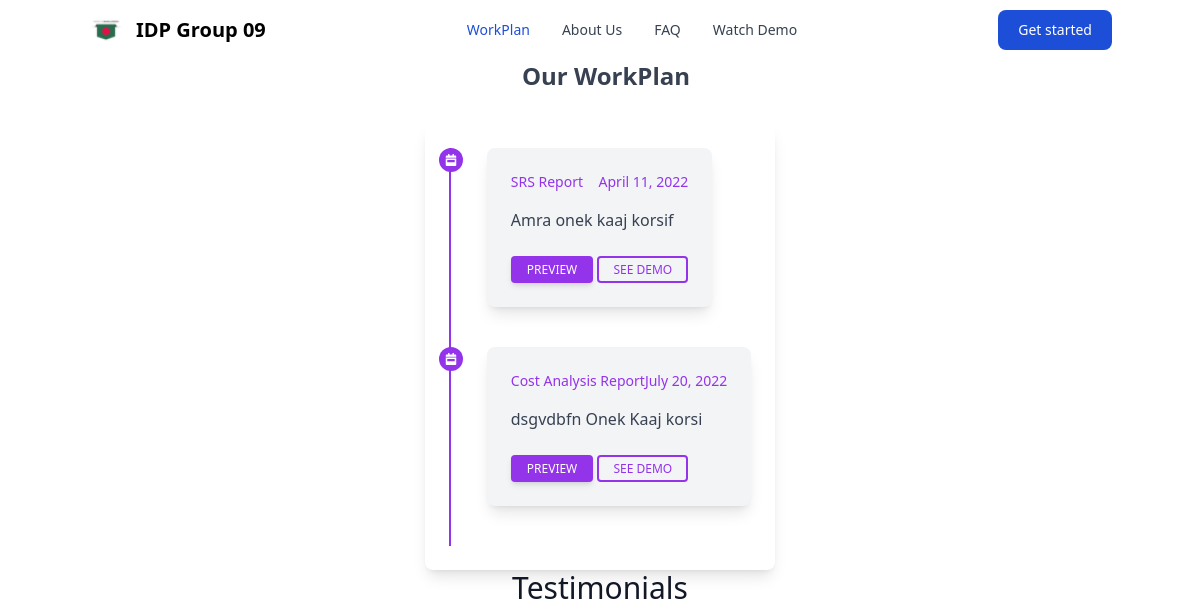
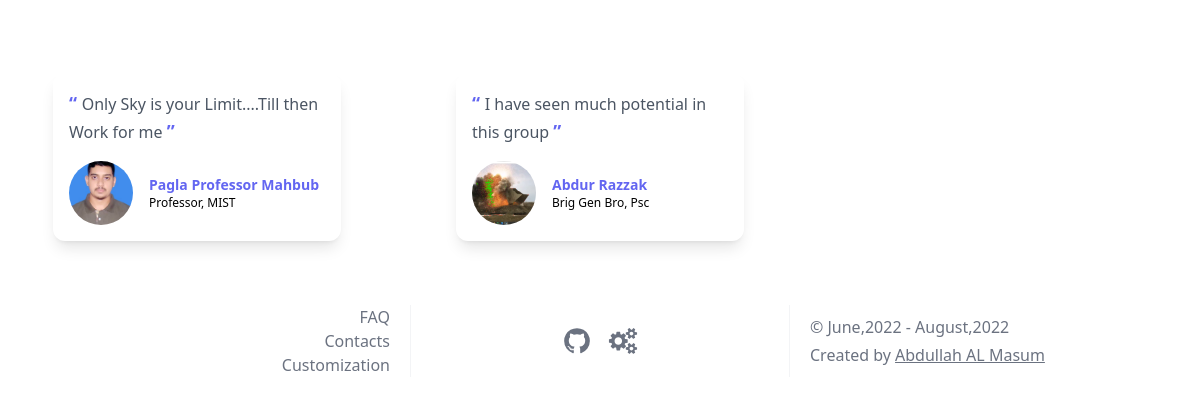
The app's page /workplan/, older data (2 pictures, top to bottom).
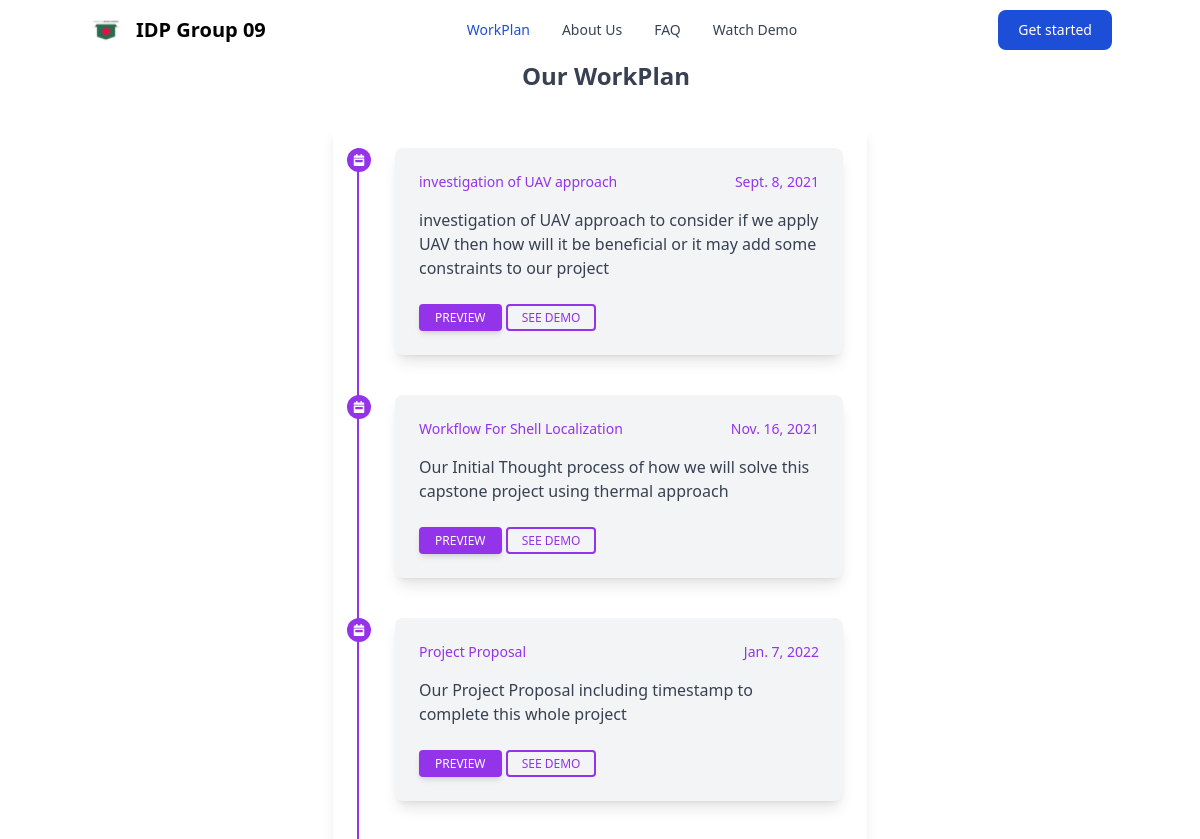
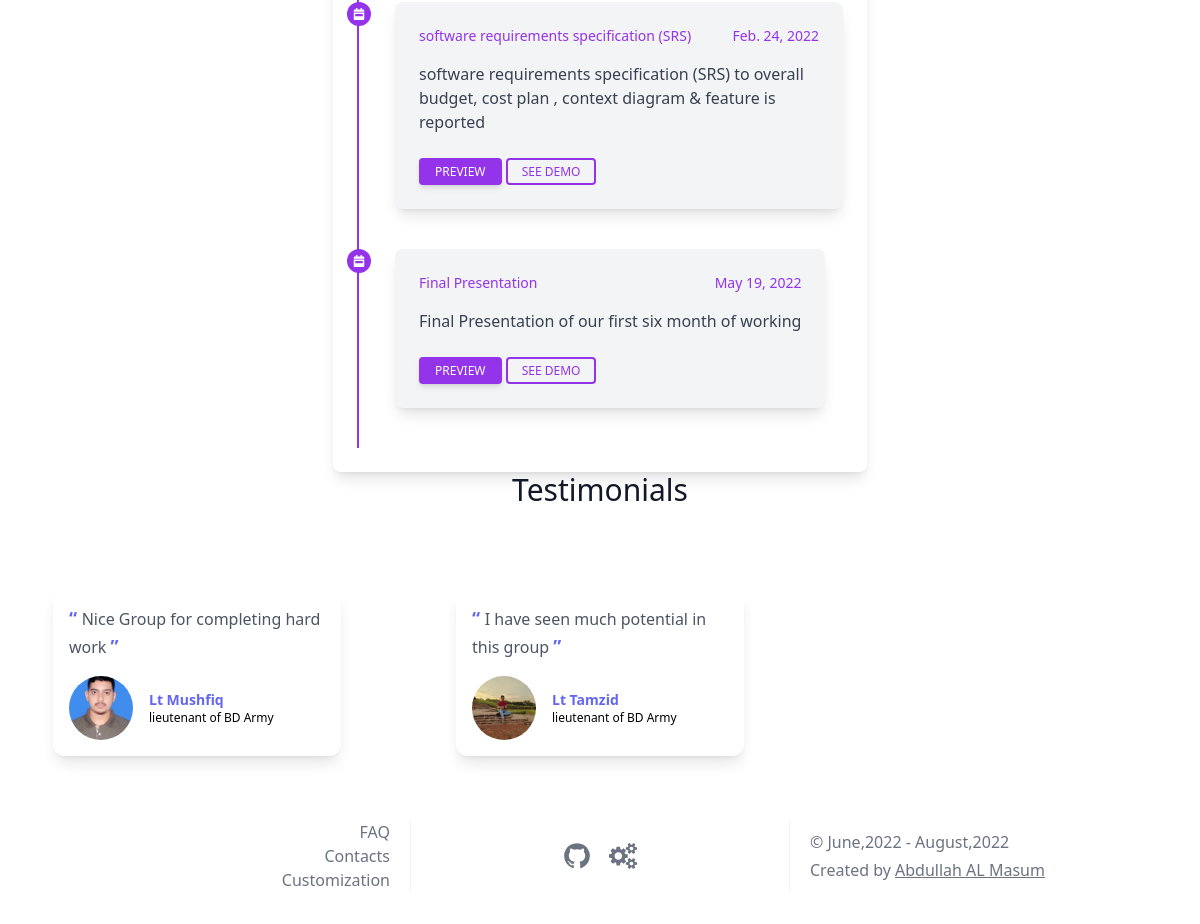
The same page, newer data (2 pictures, top to bottom).
### Capstone_App/models.py (models this page shows, shortened)
class WorkPlan(models.Model):
    workplan_title = models.CharField(max_length=MAX_LENGTH, verbose_name="Workplan Title", blank=True, null=True)
    workplan_sheduled = models.DateField(verbose_name='Scheduled At', blank=True, null=True)
    workplan_summary = models.TextField(max_length=MAX_LENGTH, verbose_name="Workplan Summary", blank=True, null=True)
    workplan_link = models.URLField(max_length=MAX_LENGTH, verbose_name="WorkPlan Link", blank=True, null=True)
    class Meta:
        verbose_name = 'Work-Plans'
        verbose_name_plural = 'Work-Plans'
        db_table = 'workplan'

class Testimonial(models.Model):
    person = models.CharField(max_length=MAX_LENGTH, verbose_name="Person", blank=True, null=True)
    designation = models.CharField(max_length=MAX_LENGTH, verbose_name="Designation", blank=True, null=True)
    testimonial = models.CharField(max_length=MAX_LENGTH, verbose_name="Testimonial", blank=True, null=True)
    person_link = models.URLField(max_length=MAX_LENGTH, verbose_name="Person's Link", blank=True, null=True)
    person_pic = models.ImageField(upload_to='testimonials/%Y/%m/%d/', blank=True, null=True,
                                   verbose_name="Person's Picture")
    def image_tag(self):
        return mark_safe("<img src='./media/%s' />" % (self.person_pic))
    image_tag.allow_tags = True
    class Meta:
        verbose_name = 'Testimonials'
        verbose_name_plural = 'Testimonials'
        db_table = 'testimonial'

### Capstone_App/views.py (the view)
# urls.py: path('workplan/', views.workplan_section, name='work_plan'),
def workplan_section(request):
    context = {
    }
    return render(request, 'workPlan.html', context=context)

### Capstone_App/context_processors.py (called while the page is built)
def add_variable_to_context(request):
    projectInfo = "Capstone Project"
    teamMembers = Team_Section.objects.all()
    testimonials = Testimonial.objects.all()
    workplans = WorkPlan.objects.all()
    frequent_faq = FAQ_Section.objects.all()
    everyWhere = {
        'projectInfo': projectInfo,
        'team_members': teamMembers,
        'given_testimonials': testimonials,
        'implemented_workplans': workplans,
        'faq_section': frequent_faq,
    }
    return everyWhere

### templates/workPlan.html (shortened to what this page needs)
{% extends 'base.html' %}
{% load static %}
{% block head_css_site %}
    <link rel="stylesheet" href="https://cdn.jsdelivr.net/npm/tw-elements/dist/css/index.min.css"/>
{% endblock head_css_site %}
{% block main_content %}
    <div class="justify-center grid place-items-center">
        <h3 class="text-2xl text-gray-700 font-bold mb-8 ml-3">Our WorkPlan</h3>
        {% if implemented_workplans %}
            <div class="block p-6 rounded-lg shadow-lg bg-white max-w-full flex">
                <ol class="border-l-2 border-purple-600">
                    {% for workplan in implemented_workplans %}
                        <li>
                            <div class="md:flex flex-start">
                                <div class="bg-purple-600 w-6 h-6 flex items-center justify-center rounded-full -ml-3">
                                </div>
                                <div class="block p-6 rounded-lg shadow-lg bg-gray-100 max-w-md ml-6 mb-10">
                                    <div class="flex justify-between mb-4">
                                        <a href="{{ workplan.workplan_link }}" target="_blank"
                                           class="font-medium text-purple-600 hover:text-purple-700 focus:text-purple-800 duration-300 transition ease-in-out text-sm">
                                            {{ workplan.workplan_title }}
                                        </a>
                                        <a class="font-medium text-purple-600 hover:text-purple-700 focus:text-purple-800 duration-300 transition ease-in-out text-sm">
                                            {{ workplan.workplan_sheduled }}
                                        </a>
                                    </div>
                                    <p class="text-gray-700 mb-6"> {{ workplan.workplan_summary }} </p>
                                    <a target="_blank" href="{{ workplan.workplan_link }}">
                                        <button type="button"
                                                class="inline-block px-4 py-1.5 bg-purple-600 text-white font-medium text-xs leading-tight uppercase rounded shadow-md hover:bg-purple-700 hover:shadow-lg focus:bg-purple-700 focus:shadow-lg focus:outline-none focus:ring-0 active:bg-purple-800 active:shadow-lg transition duration-150 ease-in-out"
                                                data-mdb-ripple="true">Preview
                                        </button>
                                    </a>
                                    <a target="_blank" href="{{ workplan.workplan_link }}">
                                        <button type="button"
                                                class="inline-block px-3.5 py-1 border-2 border-purple-600 text-purple-600 font-medium text-xs leading-tight uppercase rounded hover:bg-black hover:bg-opacity-5 focus:outline-none focus:ring-0 transition duration-150 ease-in-out"
                                                data-mdb-ripple="true">See demo
                                        </button>
                                    </a>
                                </div>
                            </div>
                        </li>
                    {% endfor %}
                </ol>
            </div>
        {% endif %}
    </div>
{% endblock main_content %}
{% block footer_javascript_page %}
    <script src="https://cdn.tailwindcss.com"></script>
{% endblock footer_javascript_page %}

### templates/base.html (shortened to what this page needs)
{% load compress %}
{% load static %}
{% load socialaccount %}
<!DOCTYPE html>
<html lang="en">
<head>
    {% block head_css %}
        {% block essential_tailwind_CSS %}
            <link rel="stylesheet" href="{% static 'src/output.css' %}">
        {% endblock essential_tailwind_CSS %}
        {% block head_css_site %}
        {% endblock head_css_site %}
        {% block head_css_page %}
            <link rel="stylesheet"
                  href="https://cdnjs.cloudflare.com/ajax/libs/material-design-iconic-font/2.2.0/css/material-design-iconic-font.min.css">
            <link rel="stylesheet" href="https://rsms.me/inter/inter.css">
            <link href="https://unpkg.com/tailwindcss@^1.0/dist/tailwind.min.css" rel="stylesheet">
            <link href="https://unpkg.com/swiper/swiper-bundle.min.css" rel="stylesheet"/>
        {% endblock head_css_page %}
    {% endblock head_css %}
</head>
{% block body_content %}
    {% block body_tag %}
        <body>
    {% endblock body_tag %}
{% block header_nav_bar %}
    <nav class="bg-white border-gray-200 px-2 sm:px-4 py-2.5 rounded dark:bg-gray-800">
        <div class="container flex flex-wrap justify-between items-center mx-auto">
            <a href="{% url 'home' %}" class="flex items-center">
                <img src="{% static 'images/favicon/favicon-32x32.png' %}" class="mr-3 h-6 sm:h-9" alt="Flowbite Logo">
                <span class="self-center text-xl font-semibold whitespace-nowrap dark:text-white">IDP Group 09</span>
            </a>
            <div class="flex md:order-2">
                <a href="{% url 'sign_up' %}">
                    <button type="button"
                            class="text-white bg-blue-700 hover:bg-blue-800 focus:ring-4 focus:outline-none focus:ring-blue-300 font-medium rounded-lg text-sm px-5 py-2.5 text-center mr-3 md:mr-0 dark:bg-blue-600 dark:hover:bg-blue-700 dark:focus:ring-blue-800">
                        Get started
                    </button>
                </a>
            </div>
            <div class="hidden justify-between items-center w-full md:flex md:w-auto md:order-1" id="mobile-menu-4">
                <ul class="flex flex-col mt-4 md:flex-row md:space-x-8 md:mt-0 md:text-sm md:font-medium">
                    <li>
                        <a href="{% url 'work_plan' %}"
                           class="block py-2 pr-4 pl-3 text-white bg-blue-700 rounded md:bg-transparent md:text-blue-700 md:p-0 dark:text-white"
                           aria-current="page">WorkPlan</a>
                    </li>
                    <li>
                        <a href="{% url 'about_us' %}"
                           class="block py-2 pr-4 pl-3 text-gray-700 border-b border-gray-100 hover:bg-gray-50 md:hover:bg-transparent md:border-0 md:hover:text-blue-700 md:p-0 md:dark:hover:text-white dark:text-gray-400 dark:hover:bg-gray-700 dark:hover:text-white md:dark:hover:bg-transparent dark:border-gray-700">About
                            Us</a>
                    </li>
                    <li>
                        <a href="{% url 'faq' %}"
                           class="block py-2 pr-4 pl-3 text-gray-700 border-b border-gray-100 hover:bg-gray-50 md:hover:bg-transparent md:border-0 md:hover:text-blue-700 md:p-0 md:dark:hover:text-white dark:text-gray-400 dark:hover:bg-gray-700 dark:hover:text-white md:dark:hover:bg-transparent dark:border-gray-700">FAQ</a>
                    </li>
                    <li>
                        <a href="{% url 'result' %}"
                           class="block py-2 pr-4 pl-3 text-gray-700 border-b border-gray-100 hover:bg-gray-50 md:hover:bg-transparent md:border-0 md:hover:text-blue-700 md:p-0 md:dark:hover:text-white dark:text-gray-400 dark:hover:bg-gray-700 dark:hover:text-white md:dark:hover:bg-transparent dark:border-gray-700">Watch
                            Demo</a>
                    </li>
                </ul>
            </div>
        </div>
    </nav>
{% endblock header_nav_bar %}
{% block main_content %}
{% endblock main_content %}
{% block testimonial %}
    {% if given_testimonials %}
        <section>
            <h1 class="text-3xl font-medium title-font text-gray-900 mb-12 text-center">Testimonials</h1>
            <div class="swiper-container">
                <div class="swiper-wrapper">
                    {% for testimonials in given_testimonials %}
                        <div class="swiper-slide">
                            <div class="w-full flex flex-col md:flex-row gap-4 mb-8 md:mb-0 flex-between items-center p-8">
                                <div class="bg-white dark:bg-gray-800 w-72 shadow-lg mx-auto rounded-xl p-4">
                                    <p class="text-gray-600 dark:text-white">
                            <span class="font-bold text-indigo-500 text-lg">
                                “
                            </span> {{ testimonials.testimonial }} <span class="font-bold text-indigo-500 text-lg">
                                ”
                            </span>
                                    </p>
                                    <div class="flex items-center mt-4">
                                        <a href="{{ testimonials.person_link }}" target="_blank" class="block relative">
                                            <img alt="profile" src="{{ testimonials.person_pic.url }}"
                                                 class="mx-auto object-cover rounded-full h-16 w-16 "/>
                                        </a>
                                        <div class="flex flex-col ml-4 justify-between">
                                <span class="font-semibold text-indigo-500 text-sm">
                                    {{ testimonials.person }}
                                </span>
                                            <span class="dark:text-gray-400 text-xs flex items-center">
                                    {{ testimonials.designation }}
                                </span>
                                        </div>
                                    </div>
                                </div>
                            </div>
                        </div>
                    {% endfor %}
                </div>
            </div>
        </section>
    {% endif %}
{% endblock testimonial %}
{% block footer_content %}
    <footer class="px-3 py-8 bg-white dark:bg-gray-800 text-2 text-gray-500 dark:text-gray-200 transition-colors duration-200">
        <div class="flex flex-col">
            <div class="mt-4 md:mt-0 flex flex-col md:flex-row">
                <nav class="flex-1 flex flex-col items-center justify-center md:items-end md:border-r border-gray-100 md:pr-5">
                    <a aria-current="page" href="{% url 'faq' %}" class="hover:text-gray-700 dark:hover:text-white">
                        FAQ
                    </a>
                    <a aria-current="page" href="{% url 'contact' %}" class="hover:text-gray-700 dark:hover:text-white">
                        Contacts
                    </a>
                    <a aria-current="page" href="{% url 'sign_in' %}" class="hover:text-gray-700 dark:hover:text-white">
                        Customization
                    </a>
                </nav>
                <div class="mt-4 md:mt-0 flex-1 flex items-center justify-center md:border-r border-gray-100">
                    <a class="hover:text-primary-gray-20"
                       href="https://github.com/MasumBhai/Capstone_Project_Interface.git">
                    </a>
                    <a class="ml-4 hover:text-primary-gray-20"
                       href="https://github.com/MasumBhai/Capstone_Project_Interface/pulls">
                    </a>
                </div>
                <div class="mt-7 md:mt-0 flex-1 flex flex-col items-center justify-center md:items-start md:pl-5">
                <span class="">
                    &copy; June,2022 -
                </span>
                    <span class="mt-7 md:mt-1">
                    Created by
                    <a class="underline hover:text-primary-gray-20" data-bs-toggle="tooltip" target="_blank"
                       title="https://www.linkedin.com/in/MasumBhai/" href="https://www.linkedin.com/in/MasumBhai/">
                        Abdullah AL Masum
                    </a>
                </span>
                </div>
            </div>
        </div>
    </footer>
{% endblock footer_content %}
</body>
{% endblock body_content %}
{% block footer_javascript %}
    {% block footer_javascript_site %}
        <link rel="stylesheet" href="https://cdnjs.cloudflare.com/ajax/libs/font-awesome/5.15.2/css/all.min.css">
    {% endblock footer_javascript_site %}
    {% block footer_javascript_page %}{% endblock footer_javascript_page %}
{% endblock footer_javascript %}
</html>

### templates/base.html (style rules this page uses)
.swiper-container { overflow: hidden; }

Row changes from the older to the newer data that the page shows:
removed WorkPlan: workplan_title "SRS Report", workplan_sheduled "April 11, 2022", workplan_summary "Amra onek kaaj korsif"
removed WorkPlan: workplan_title "Cost Analysis Report", workplan_sheduled "July 20, 2022", workplan_summary "dsgvdbfn Onek Kaaj korsi"
added WorkPlan: workplan_title "investigation of UAV approach", workplan_sheduled "Sept. 8, 2021", workplan_summary "investigation of UAV approach to consider if we apply UAV then how will it be beneficial or it may add some constraints to our project"
added WorkPlan: workplan_title "Workflow For Shell Localization", workplan_sheduled "Nov. 16, 2021", workplan_summary "Our Initial Thought process of how we will solve this capstone project using thermal approach"
added WorkPlan: workplan_title "Project Proposal", workplan_sheduled "Jan. 7, 2022", workplan_summary "Our Project Proposal including timestamp to complete this whole project"
added WorkPlan: workplan_title "software requirements specification (SRS)", workplan_sheduled "Feb. 24, 2022", workplan_summary "software requirements specification (SRS) to overall budget, cost plan , context diagram & feature is reported"
added WorkPlan: workplan_title "Final Presentation", workplan_sheduled "May 19, 2022", workplan_summary "Final Presentation of our first six month of working"
changed Testimonial "I have seen much potential in this group": person_pic: a different picture; person "Abdur Razzak" → "Lt Tamzid"; designation "Brig Gen Bro, Psc" → "lieutenant of BD Army"
changed Testimonial: testimonial "Only Sky is your Limit....Till then Work for me" → "Nice Group for completing hard work"; person "Pagla Professor Mahbub" → "Lt Mushfiq"; designation "Professor, MIST" → "lieutenant of BD Army"
